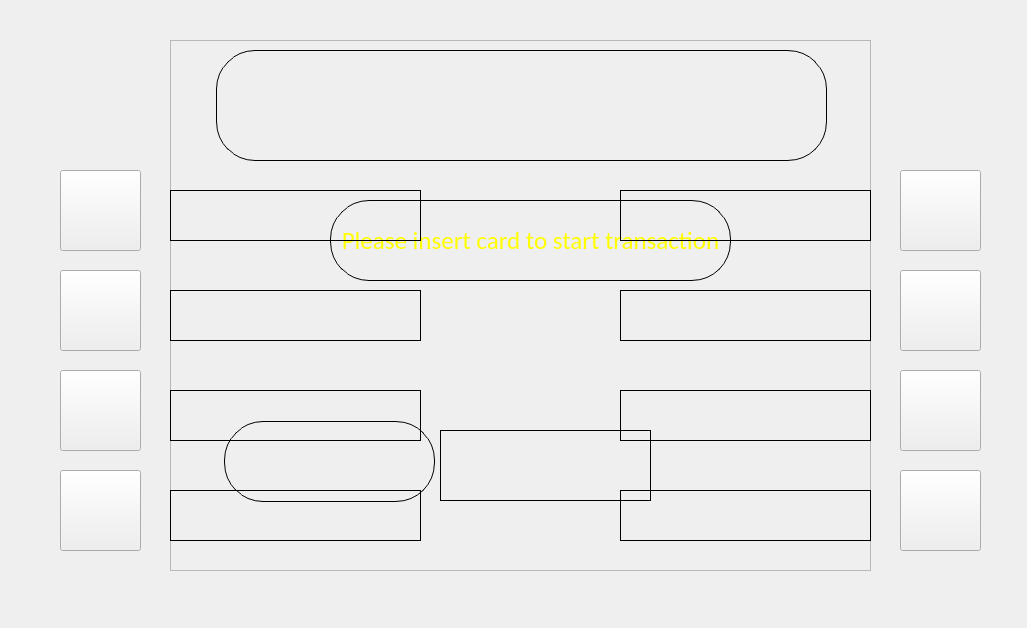
<?xml version="1.0" encoding="UTF-8"?>
<ui version="4.0">
 <class>MainWindow</class>
 <widget class="QMainWindow" name="MainWindow">
  <property name="geometry">
   <rect>
    <x>0</x>
    <y>0</y>
    <width>1027</width>
    <height>628</height>
   </rect>
  </property>
  <property name="windowTitle">
   <string>MainWindow</string>
  </property>
  <property name="styleSheet">
   <string notr="true">QFrame{
background-color: ;
font-family: calibri;
color: yellow;
font-size: 25px
/*border: 1px solid;
border-radius: 20px;*/
}

QLabel{
border:1px solid;
border-radius: none;
}

QLineEdit{
background-color: none
}</string>
  </property>
  <widget class="QWidget" name="centralwidget">
   <widget class="QFrame" name="frame">
    <property name="geometry">
     <rect>
      <x>170</x>
      <y>40</y>
      <width>701</width>
      <height>531</height>
     </rect>
    </property>
    <property name="styleSheet">
     <string notr="true"/>
    </property>
    <property name="frameShape">
     <enum>QFrame::StyledPanel</enum>
    </property>
    <property name="frameShadow">
     <enum>QFrame::Sunken</enum>
    </property>
    <property name="lineWidth">
     <number>3</number>
    </property>
    <property name="midLineWidth">
     <number>3</number>
    </property>
    <widget class="QLabel" name="infoDisp">
     <property name="geometry">
      <rect>
       <x>46</x>
       <y>10</y>
       <width>611</width>
       <height>111</height>
      </rect>
     </property>
     <property name="text">
      <string/>
     </property>
     <property name="textFormat">
      <enum>Qt::RichText</enum>
     </property>
     <property name="alignment">
      <set>Qt::AlignCenter</set>
     </property>
     <property name="wordWrap">
      <bool>true</bool>
     </property>
    </widget>
    <widget class="QLabel" name="resultDisp">
     <property name="geometry">
      <rect>
       <x>160</x>
       <y>160</y>
       <width>401</width>
       <height>81</height>
      </rect>
     </property>
     <property name="text">
      <string>Please insert card to start transaction</string>
     </property>
     <property name="alignment">
      <set>Qt::AlignCenter</set>
     </property>
    </widget>
    <widget class="QLabel" name="option_1">
     <property name="geometry">
      <rect>
       <x>0</x>
       <y>150</y>
       <width>251</width>
       <height>51</height>
      </rect>
     </property>
     <property name="text">
      <string/>
     </property>
     <property name="textFormat">
      <enum>Qt::RichText</enum>
     </property>
    </widget>
    <widget class="QLabel" name="option_5">
     <property name="geometry">
      <rect>
       <x>450</x>
       <y>150</y>
       <width>251</width>
       <height>51</height>
      </rect>
     </property>
     <property name="text">
      <string/>
     </property>
     <property name="textFormat">
      <enum>Qt::RichText</enum>
     </property>
     <property name="alignment">
      <set>Qt::AlignRight|Qt::AlignTrailing|Qt::AlignVCenter</set>
     </property>
    </widget>
    <widget class="QLabel" name="option_6">
     <property name="geometry">
      <rect>
       <x>450</x>
       <y>250</y>
       <width>251</width>
       <height>51</height>
      </rect>
     </property>
     <property name="text">
      <string/>
     </property>
     <property name="textFormat">
      <enum>Qt::RichText</enum>
     </property>
     <property name="alignment">
      <set>Qt::AlignRight|Qt::AlignTrailing|Qt::AlignVCenter</set>
     </property>
    </widget>
    <widget class="QLabel" name="option_7">
     <property name="geometry">
      <rect>
       <x>450</x>
       <y>350</y>
       <width>251</width>
       <height>51</height>
      </rect>
     </property>
     <property name="text">
      <string/>
     </property>
     <property name="textFormat">
      <enum>Qt::RichText</enum>
     </property>
     <property name="alignment">
      <set>Qt::AlignRight|Qt::AlignTrailing|Qt::AlignVCenter</set>
     </property>
    </widget>
    <widget class="QLabel" name="option_8">
     <property name="geometry">
      <rect>
       <x>450</x>
       <y>450</y>
       <width>251</width>
       <height>51</height>
      </rect>
     </property>
     <property name="text">
      <string/>
     </property>
     <property name="textFormat">
      <enum>Qt::RichText</enum>
     </property>
     <property name="alignment">
      <set>Qt::AlignRight|Qt::AlignTrailing|Qt::AlignVCenter</set>
     </property>
    </widget>
    <widget class="QLabel" name="option_2">
     <property name="geometry">
      <rect>
       <x>0</x>
       <y>250</y>
       <width>251</width>
       <height>51</height>
      </rect>
     </property>
     <property name="text">
      <string/>
     </property>
     <property name="textFormat">
      <enum>Qt::RichText</enum>
     </property>
    </widget>
    <widget class="QLabel" name="option_3">
     <property name="geometry">
      <rect>
       <x>0</x>
       <y>350</y>
       <width>251</width>
       <height>51</height>
      </rect>
     </property>
     <property name="text">
      <string/>
     </property>
     <property name="textFormat">
      <enum>Qt::RichText</enum>
     </property>
    </widget>
    <widget class="QLabel" name="option_4">
     <property name="geometry">
      <rect>
       <x>0</x>
       <y>450</y>
       <width>251</width>
       <height>51</height>
      </rect>
     </property>
     <property name="text">
      <string/>
     </property>
     <property name="textFormat">
      <enum>Qt::RichText</enum>
     </property>
    </widget>
    <widget class="QLabel" name="pinLabel">
     <property name="geometry">
      <rect>
       <x>54</x>
       <y>381</y>
       <width>211</width>
       <height>81</height>
      </rect>
     </property>
     <property name="text">
      <string/>
     </property>
     <property name="alignment">
      <set>Qt::AlignRight|Qt::AlignTrailing|Qt::AlignVCenter</set>
     </property>
    </widget>
    <widget class="QLabel" name="pinLine">
     <property name="enabled">
      <bool>false</bool>
     </property>
     <property name="geometry">
      <rect>
       <x>270</x>
       <y>390</y>
       <width>211</width>
       <height>71</height>
      </rect>
     </property>
     <property name="text">
      <string/>
     </property>
    </widget>
   </widget>
   <widget class="QPushButton" name="btn_1">
    <property name="geometry">
     <rect>
      <x>60</x>
      <y>170</y>
      <width>81</width>
      <height>81</height>
     </rect>
    </property>
    <property name="text">
     <string/>
    </property>
   </widget>
   <widget class="QPushButton" name="btn_2">
    <property name="geometry">
     <rect>
      <x>60</x>
      <y>270</y>
      <width>81</width>
      <height>81</height>
     </rect>
    </property>
    <property name="text">
     <string/>
    </property>
   </widget>
   <widget class="QPushButton" name="btn_3">
    <property name="geometry">
     <rect>
      <x>60</x>
      <y>370</y>
      <width>81</width>
      <height>81</height>
     </rect>
    </property>
    <property name="text">
     <string/>
    </property>
   </widget>
   <widget class="QPushButton" name="btn_4">
    <property name="geometry">
     <rect>
      <x>60</x>
      <y>470</y>
      <width>81</width>
      <height>81</height>
     </rect>
    </property>
    <property name="text">
     <string/>
    </property>
   </widget>
   <widget class="QPushButton" name="btn_5">
    <property name="geometry">
     <rect>
      <x>900</x>
      <y>170</y>
      <width>81</width>
      <height>81</height>
     </rect>
    </property>
    <property name="text">
     <string/>
    </property>
   </widget>
   <widget class="QPushButton" name="btn_6">
    <property name="geometry">
     <rect>
      <x>900</x>
      <y>270</y>
      <width>81</width>
      <height>81</height>
     </rect>
    </property>
    <property name="text">
     <string/>
    </property>
   </widget>
   <widget class="QPushButton" name="btn_7">
    <property name="geometry">
     <rect>
      <x>900</x>
      <y>370</y>
      <width>81</width>
      <height>81</height>
     </rect>
    </property>
    <property name="text">
     <string/>
    </property>
   </widget>
   <widget class="QPushButton" name="btn_8">
    <property name="geometry">
     <rect>
      <x>900</x>
      <y>470</y>
      <width>81</width>
      <height>81</height>
     </rect>
    </property>
    <property name="text">
     <string/>
    </property>
   </widget>
  </widget>
 </widget>
 <resources/>
 <connections/>
</ui>
